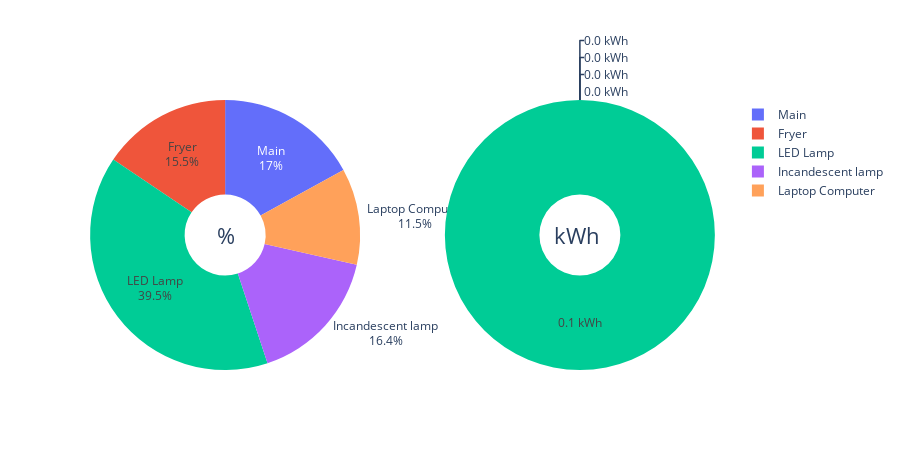
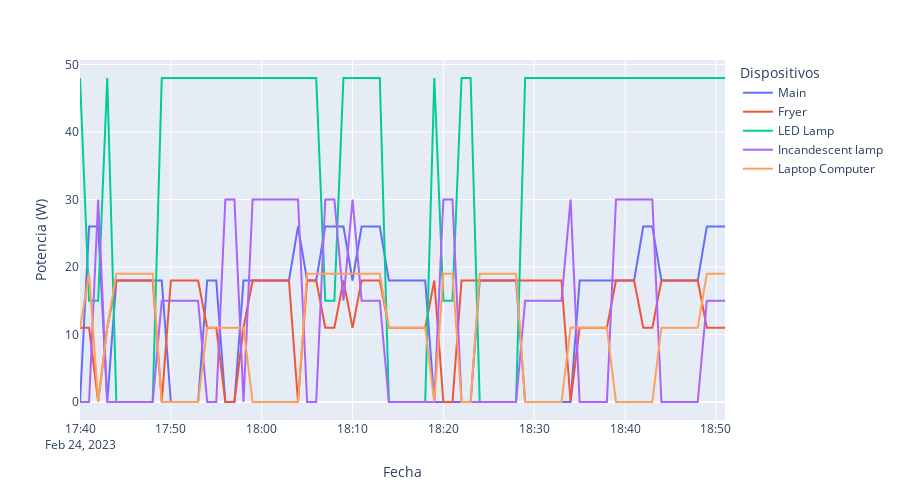

The cell these charts' notebook holds for them, in order:
### Code cell
#llamada a la función
report()
